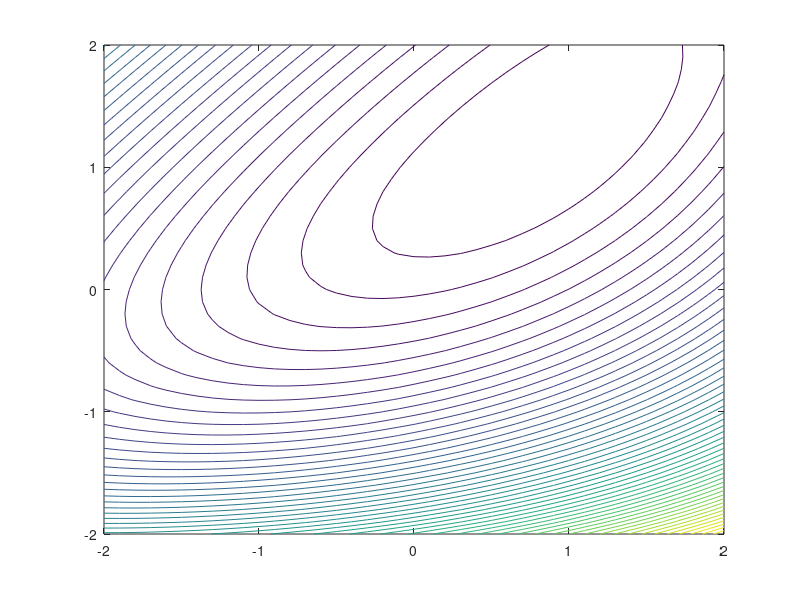

The MATLAB script that drew this image: (Note: this script raises an error after producing the figure.)
%% Gradient Descent

%% Gradient
% Gradient descent method is based on gradient
%
% $$ \nabla f  = \frac{\partial f}{\partial x_1 }\mathbf{e}_1 + \cdots +
% \frac{\partial f}{\partial x_n }\mathbf{e}_n $$
%
% gradient always point to the asent direction

%% Gradient Descent
% f is object function, and this is unconstrained
%
% $$\min_{x} f $$
%

f = (@(X) (exp(X(1,:)-1) + exp(1-X(2,:)) + (X(1,:) - X(2,:)).^2));
%f = (@(X) (sin(0.5*X(1,:).^2 - 0.25 * X(2,:).^2 + 3) .* cos(2*X(1,:) + 1 - exp(X(2,:))) ))

%% Fail situation
% Rosenbrock function
% Gradient descent/ascent algorithm zig-zags, 
% because the gradient is nearly orthogonal to the direction of the local minimum in these regions.
% It's hard to convergence
%
% $$ f(x, y) = (1-x)^2 + 100 * (y - x^2) ^ 2 $$
%
%f = (@(X) (1-X(1,:)).^2 + 100 * (X(2,:) - X(1,:).^2).^2);


%% Plot contour
[X, Y] = meshgrid(-2:0.1:2);
XX = [reshape(X, 1, numel(X)); reshape(Y, 1, numel(Y))];
%surf(X, Y, reshape(f(XX), length(X), length(X)))
contour(X, Y, reshape(f(XX), length(X), length(X)), 50);

hold on;

%%
% plot gradient of function
for i=1:5:length(XX)
    tmp = XX(:,i);
    g = gradient_of_function(f, tmp);
    %plot([tmp(1),tmp(1)+g(1)*0.02],[tmp(1),tmp(2)+g(1)*0.02]);
    quiver(tmp(1),tmp(2),g(1)*0.02,g(2)*0.02);
end


%%
% calculation
x0 = [-1; -1];
[x, v, h] = gradient(f, x0)

% built-in method
[x_in, v_in] = fminunc(f, x0)


%%
% plot descent steps
for i=2:length(h)
    tmp1 = h(:,i-1);
    tmp2 = h(:,i);
    quiver(tmp1(1),tmp1(2),tmp2(1)-tmp1(1),tmp2(2)-tmp1(2), 0, 'r','LineWidth',2)   
end



%% Reference
% # <http://www.onmyphd.com/?p=gradient.descent>
% # Convex Optimization
% # <https://en.wikipedia.org/wiki/Gradient>
% # <https://en.wikipedia.org/wiki/Gradient_descent>
% # <http://stronglyconvex.com/blog/gradient-descent.html>